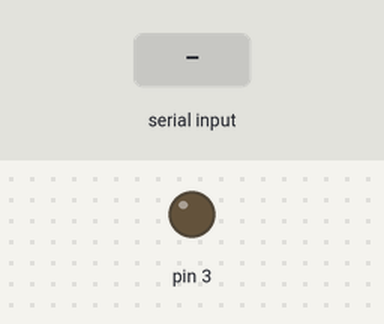
Bench run of a sketch on a simulated Arduino Uno, built with avr-gcc and run on an emulated ATmega328P. Shown: output pins drawn as LEDs (lit = HIGH). The test bench sets the inputs (shaded band).

Above: at 1.2 s.
1.3 s: "90,45\n" received over Serial
At 3.0 s:
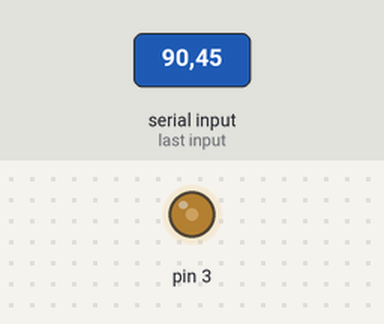
3.8 s: "30,150\n" received over Serial
At 6.0 s:
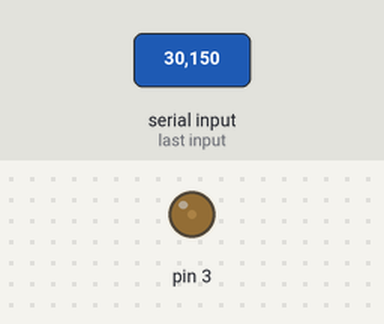
6.3 s: "200\n" received over Serial
At 7.9 s:
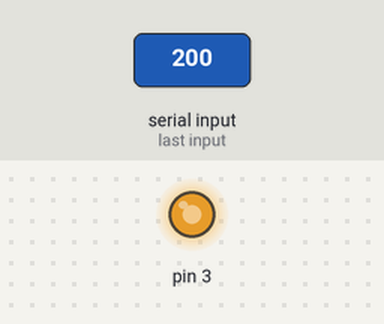
8.8 s: "90\n" received over Serial
At 11.0 s:
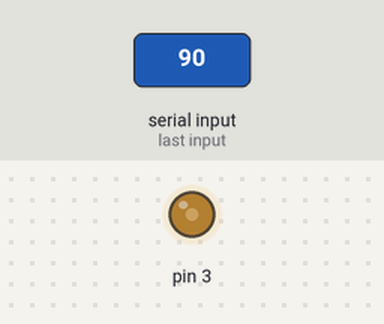
Timing chart, 0 to 12.3 s (numbered marks = the images above; inputs shaded):
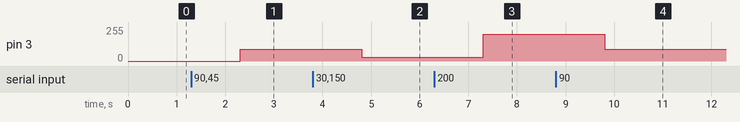

Measured:
- after the input at 1.3 s, pin 3: 0/255 → 90/255 after 1.0 s
- after the input at 3.8 s, pin 3: 90/255 → 30/255 after 1.0 s
- after the input at 6.3 s, pin 3: 30/255 → 200/255 after 1.0 s
- after the input at 8.8 s, pin 3: 200/255 → 90/255 after 1.0 s

The sketch:

ukol3_izajova.ino
```cpp
//MDCMOTOR zapojeny na portu D

int rychlost;

void setup() {
	pinMode(3, OUTPUT);
	Serial.begin(9600);
}

void loop() {
	if (Serial.available()){
		rychlost = Serial.readString().toInt();
		if (rychlost > -1 && rychlost <256){
		 analogWrite(3,rychlost);}else{Serial.println("spatne cislo");}
		}
}
```
